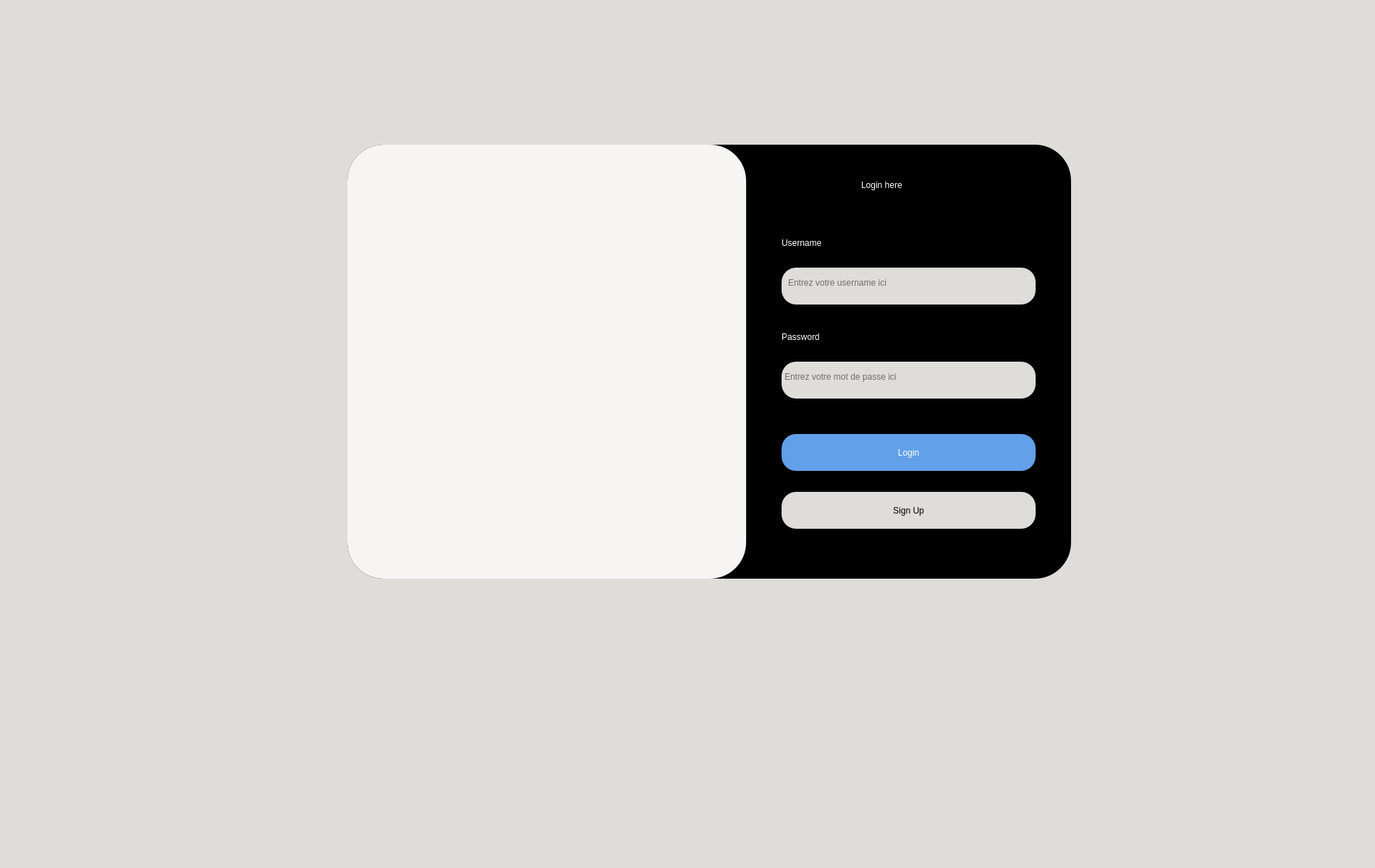
<?xml version="1.0" encoding="UTF-8"?>
<ui version="4.0">
 <class>MainWindow</class>
 <widget class="QMainWindow" name="MainWindow">
  <property name="geometry">
   <rect>
    <x>0</x>
    <y>0</y>
    <width>1900</width>
    <height>1200</height>
   </rect>
  </property>
  <property name="windowTitle">
   <string>MainWindow</string>
  </property>
  <widget class="QWidget" name="centralwidget">
   <widget class="QStackedWidget" name="authentificationStack">
    <property name="geometry">
     <rect>
      <x>0</x>
      <y>0</y>
      <width>1991</width>
      <height>1200</height>
     </rect>
    </property>
    <property name="styleSheet">
     <string notr="true">background-color: rgb(222, 221, 218);</string>
    </property>
    <widget class="QWidget" name="loginPage">
     <property name="styleSheet">
      <string notr="true"/>
     </property>
     <widget class="QListView" name="form">
      <property name="geometry">
       <rect>
        <x>480</x>
        <y>200</y>
        <width>1000</width>
        <height>600</height>
       </rect>
      </property>
      <property name="styleSheet">
       <string notr="true">background-color: rgb(0, 0, 0);
border-color: rgb(192, 191, 188);
border-radius: 50px;</string>
      </property>
     </widget>
     <widget class="QFrame" name="imageFrame">
      <property name="geometry">
       <rect>
        <x>480</x>
        <y>200</y>
        <width>551</width>
        <height>600</height>
       </rect>
      </property>
      <property name="styleSheet">
       <string notr="true">background-color: rgb(246, 245, 244);
border-color: rgb(119, 118, 123);
border-radius: 50px;</string>
      </property>
      <property name="frameShape">
       <enum>QFrame::Shape::StyledPanel</enum>
      </property>
      <property name="frameShadow">
       <enum>QFrame::Shadow::Raised</enum>
      </property>
     </widget>
     <widget class="QLabel" name="startLabel">
      <property name="geometry">
       <rect>
        <x>1190</x>
        <y>230</y>
        <width>241</width>
        <height>51</height>
       </rect>
      </property>
      <property name="styleSheet">
       <string notr="true">background-color: rgb(0, 0, 0);
font: 20pt &quot;CaskaydiaCove Nerd Font Propo&quot;;
color: rgb(255, 255, 255);</string>
      </property>
      <property name="text">
       <string>Login here</string>
      </property>
     </widget>
     <widget class="QTextEdit" name="UsernameInput">
      <property name="geometry">
       <rect>
        <x>1080</x>
        <y>370</y>
        <width>351</width>
        <height>51</height>
       </rect>
      </property>
      <property name="styleSheet">
       <string notr="true">font: 14pt &quot;CaskaydiaCove Nerd Font Propo&quot;;
padding-top: 10px;
padding-left: 5px;
border-radius: 20px;</string>
      </property>
      <property name="placeholderText">
       <string>Entrez votre username ici</string>
      </property>
     </widget>
     <widget class="QTextEdit" name="PasswordInput">
      <property name="geometry">
       <rect>
        <x>1080</x>
        <y>500</y>
        <width>351</width>
        <height>51</height>
       </rect>
      </property>
      <property name="styleSheet">
       <string notr="true">font: 14pt &quot;CaskaydiaCove Nerd Font Propo&quot;;
padding-top: 10px;
paddin-left: 5px;
border-radius: 20px;</string>
      </property>
      <property name="placeholderText">
       <string>Entrez votre mot de passe ici</string>
      </property>
     </widget>
     <widget class="QLabel" name="Label1">
      <property name="geometry">
       <rect>
        <x>1080</x>
        <y>310</y>
        <width>241</width>
        <height>51</height>
       </rect>
      </property>
      <property name="styleSheet">
       <string notr="true">background-color: rgb(0, 0, 0);
font: 16pt &quot;CaskaydiaCove Nerd Font Propo&quot;;
color: rgb(255, 255, 255);</string>
      </property>
      <property name="text">
       <string>Username</string>
      </property>
     </widget>
     <widget class="QLabel" name="Label2">
      <property name="geometry">
       <rect>
        <x>1080</x>
        <y>440</y>
        <width>241</width>
        <height>51</height>
       </rect>
      </property>
      <property name="styleSheet">
       <string notr="true">background-color: rgb(0, 0, 0);
font: 16pt &quot;CaskaydiaCove Nerd Font Propo&quot;;
color: rgb(255, 255, 255);</string>
      </property>
      <property name="text">
       <string>Password</string>
      </property>
     </widget>
     <widget class="QPushButton" name="LoginButton">
      <property name="geometry">
       <rect>
        <x>1080</x>
        <y>600</y>
        <width>351</width>
        <height>51</height>
       </rect>
      </property>
      <property name="styleSheet">
       <string notr="true">QPushButton{
color: rgb(255, 255, 255);
background-color: rgb(98, 160, 234);
border-radius: 20px;
font: 16pt &quot;CaskaydiaCove Nerd Font Propo&quot;;
}
QPushButton:hover{
border: 5px solid rgb(246, 245, 244);
}</string>
      </property>
      <property name="text">
       <string>Login</string>
      </property>
     </widget>
     <widget class="QPushButton" name="SignUpButton">
      <property name="geometry">
       <rect>
        <x>1080</x>
        <y>680</y>
        <width>351</width>
        <height>51</height>
       </rect>
      </property>
      <property name="styleSheet">
       <string notr="true">QPushButton{
font: 16pt &quot;CaskaydiaCove Nerd Font Propo&quot;;
border-radius: 20px;
}
QPushButton:hover{
border: 5px solid rgb(192, 191, 188);
}</string>
      </property>
      <property name="text">
       <string>Sign Up</string>
      </property>
     </widget>
    </widget>
    <widget class="QWidget" name="signupPage">
     <widget class="QListView" name="signupFORM">
      <property name="geometry">
       <rect>
        <x>480</x>
        <y>200</y>
        <width>1000</width>
        <height>600</height>
       </rect>
      </property>
      <property name="styleSheet">
       <string notr="true">background-color: rgb(0, 0, 0);
border-color: rgb(192, 191, 188);
border-radius: 50px;</string>
      </property>
     </widget>
     <widget class="QFrame" name="imageFrame_2">
      <property name="geometry">
       <rect>
        <x>1080</x>
        <y>200</y>
        <width>401</width>
        <height>600</height>
       </rect>
      </property>
      <property name="styleSheet">
       <string notr="true">background-color: rgb(246, 245, 244);
border-color: rgb(119, 118, 123);
border-radius: 50px;</string>
      </property>
      <property name="frameShape">
       <enum>QFrame::Shape::StyledPanel</enum>
      </property>
      <property name="frameShadow">
       <enum>QFrame::Shadow::Raised</enum>
      </property>
     </widget>
     <widget class="QLabel" name="startLabel_2">
      <property name="geometry">
       <rect>
        <x>680</x>
        <y>210</y>
        <width>241</width>
        <height>51</height>
       </rect>
      </property>
      <property name="styleSheet">
       <string notr="true">background-color: rgb(0, 0, 0);
font: 20pt &quot;CaskaydiaCove Nerd Font Propo&quot;;
color: rgb(255, 255, 255);</string>
      </property>
      <property name="text">
       <string>Sign Up here</string>
      </property>
     </widget>
     <widget class="QTextEdit" name="UsernameInputSP">
      <property name="geometry">
       <rect>
        <x>550</x>
        <y>330</y>
        <width>451</width>
        <height>51</height>
       </rect>
      </property>
      <property name="styleSheet">
       <string notr="true">font: 16pt &quot;CaskaydiaCove Nerd Font Propo&quot;;
padding-top: 10px;
padding-left: 30px;
border-radius: 20px;</string>
      </property>
      <property name="placeholderText">
       <string>Entrez votre username ici</string>
      </property>
     </widget>
     <widget class="QTextEdit" name="PasswordInputSP">
      <property name="geometry">
       <rect>
        <x>550</x>
        <y>450</y>
        <width>451</width>
        <height>51</height>
       </rect>
      </property>
      <property name="styleSheet">
       <string notr="true">font: 16pt &quot;CaskaydiaCove Nerd Font Propo&quot;;
padding-left: 30px;
padding-top:10px;
border-radius: 20px;
</string>
      </property>
      <property name="placeholderText">
       <string>Entrez votre password ici</string>
      </property>
     </widget>
     <widget class="QLabel" name="Label3">
      <property name="geometry">
       <rect>
        <x>550</x>
        <y>270</y>
        <width>241</width>
        <height>51</height>
       </rect>
      </property>
      <property name="styleSheet">
       <string notr="true">background-color: rgb(0, 0, 0);
font: 16pt &quot;CaskaydiaCove Nerd Font Propo&quot;;
color: rgb(255, 255, 255);</string>
      </property>
      <property name="text">
       <string>Username</string>
      </property>
     </widget>
     <widget class="QLabel" name="Label4">
      <property name="geometry">
       <rect>
        <x>550</x>
        <y>390</y>
        <width>241</width>
        <height>51</height>
       </rect>
      </property>
      <property name="styleSheet">
       <string notr="true">background-color: rgb(0, 0, 0);
font: 16pt &quot;CaskaydiaCove Nerd Font Propo&quot;;
color: rgb(255, 255, 255);</string>
      </property>
      <property name="text">
       <string>Password</string>
      </property>
     </widget>
     <widget class="QLabel" name="Label5">
      <property name="geometry">
       <rect>
        <x>550</x>
        <y>520</y>
        <width>171</width>
        <height>51</height>
       </rect>
      </property>
      <property name="styleSheet">
       <string notr="true">background-color: rgb(0, 0, 0);
font: 16pt &quot;CaskaydiaCove Nerd Font Propo&quot;;
color: rgb(255, 255, 255);</string>
      </property>
      <property name="text">
       <string>Age</string>
      </property>
     </widget>
     <widget class="QLabel" name="Label6">
      <property name="geometry">
       <rect>
        <x>810</x>
        <y>520</y>
        <width>241</width>
        <height>51</height>
       </rect>
      </property>
      <property name="styleSheet">
       <string notr="true">background-color: rgb(0, 0, 0);
font: 16pt &quot;CaskaydiaCove Nerd Font Propo&quot;;
color: rgb(255, 255, 255);</string>
      </property>
      <property name="text">
       <string>Rôle</string>
      </property>
     </widget>
     <widget class="QPushButton" name="createBtn">
      <property name="geometry">
       <rect>
        <x>550</x>
        <y>680</y>
        <width>191</width>
        <height>51</height>
       </rect>
      </property>
      <property name="styleSheet">
       <string notr="true">QPushButton{
color: rgb(255, 255, 255);
background-color: rgb(98, 160, 234);
border-radius: 20px;
font: 16pt &quot;CaskaydiaCove Nerd Font Propo&quot;;
}
QPushButton:hover{
border: 5px solid rgb(246, 245, 244);
}</string>
      </property>
      <property name="text">
       <string>Create</string>
      </property>
     </widget>
     <widget class="QPushButton" name="cancelBtn">
      <property name="geometry">
       <rect>
        <x>810</x>
        <y>680</y>
        <width>191</width>
        <height>51</height>
       </rect>
      </property>
      <property name="styleSheet">
       <string notr="true">QPushButton{
font: 16pt &quot;CaskaydiaCove Nerd Font Propo&quot;;
border-radius: 20px;
}
QPushButton:hover{
border: 5px solid rgb(192, 191, 188);
}</string>
      </property>
      <property name="text">
       <string>Cancel</string>
      </property>
     </widget>
     <widget class="QComboBox" name="roleCombo">
      <property name="geometry">
       <rect>
        <x>810</x>
        <y>580</y>
        <width>191</width>
        <height>51</height>
       </rect>
      </property>
      <property name="styleSheet">
       <string notr="true">font: 16pt &quot;CaskaydiaCove Nerd Font Propo&quot;;
padding-left: 30px;</string>
      </property>
      <item>
       <property name="text">
        <string>Admin</string>
       </property>
      </item>
      <item>
       <property name="text">
        <string>Cashier</string>
       </property>
      </item>
     </widget>
     <widget class="QSpinBox" name="AgespinBox">
      <property name="geometry">
       <rect>
        <x>550</x>
        <y>580</y>
        <width>191</width>
        <height>51</height>
       </rect>
      </property>
      <property name="styleSheet">
       <string notr="true">font: 16pt &quot;CaskaydiaCove Nerd Font Propo&quot;;</string>
      </property>
     </widget>
    </widget>
    <widget class="QWidget" name="HomePage"/>
   </widget>
  </widget>
 </widget>
 <resources/>
 <connections/>
</ui>
